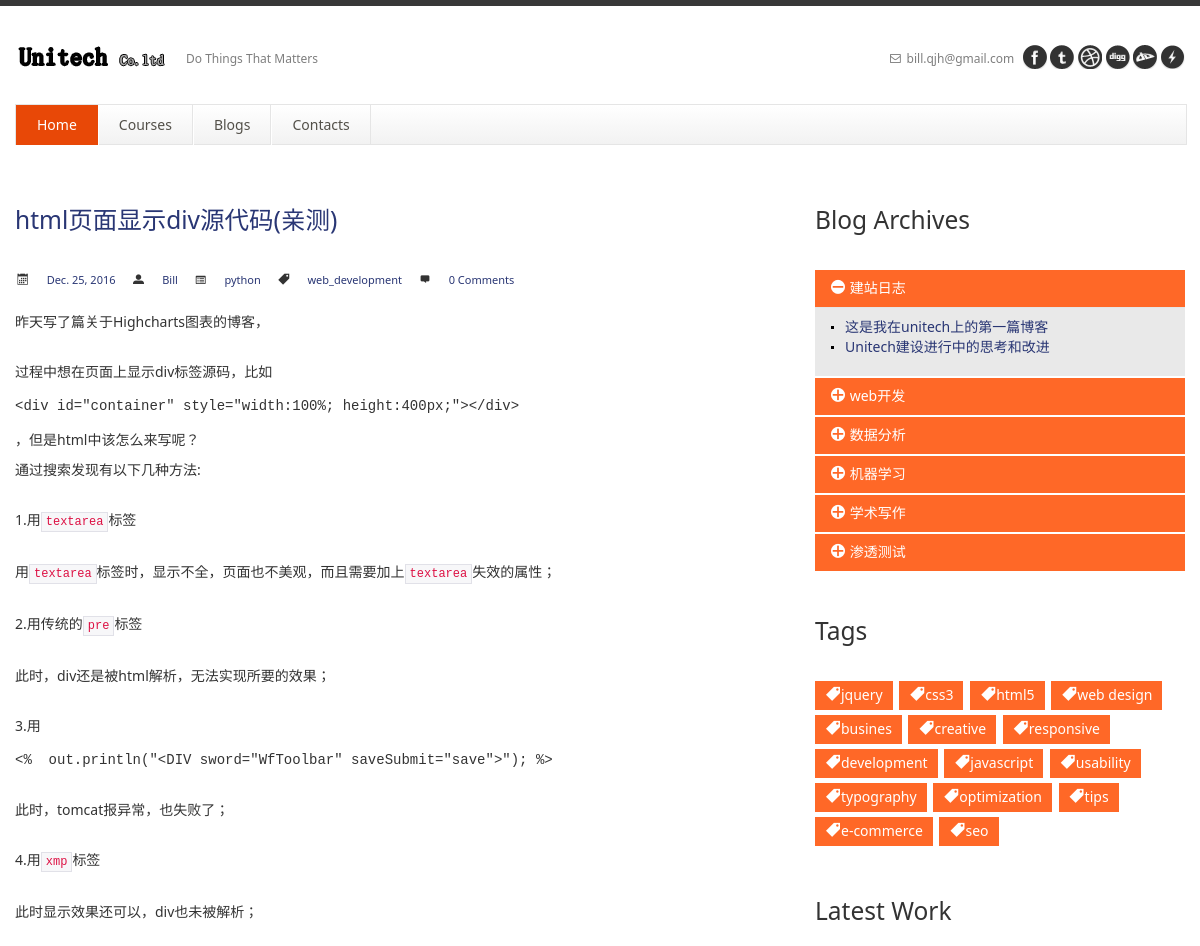
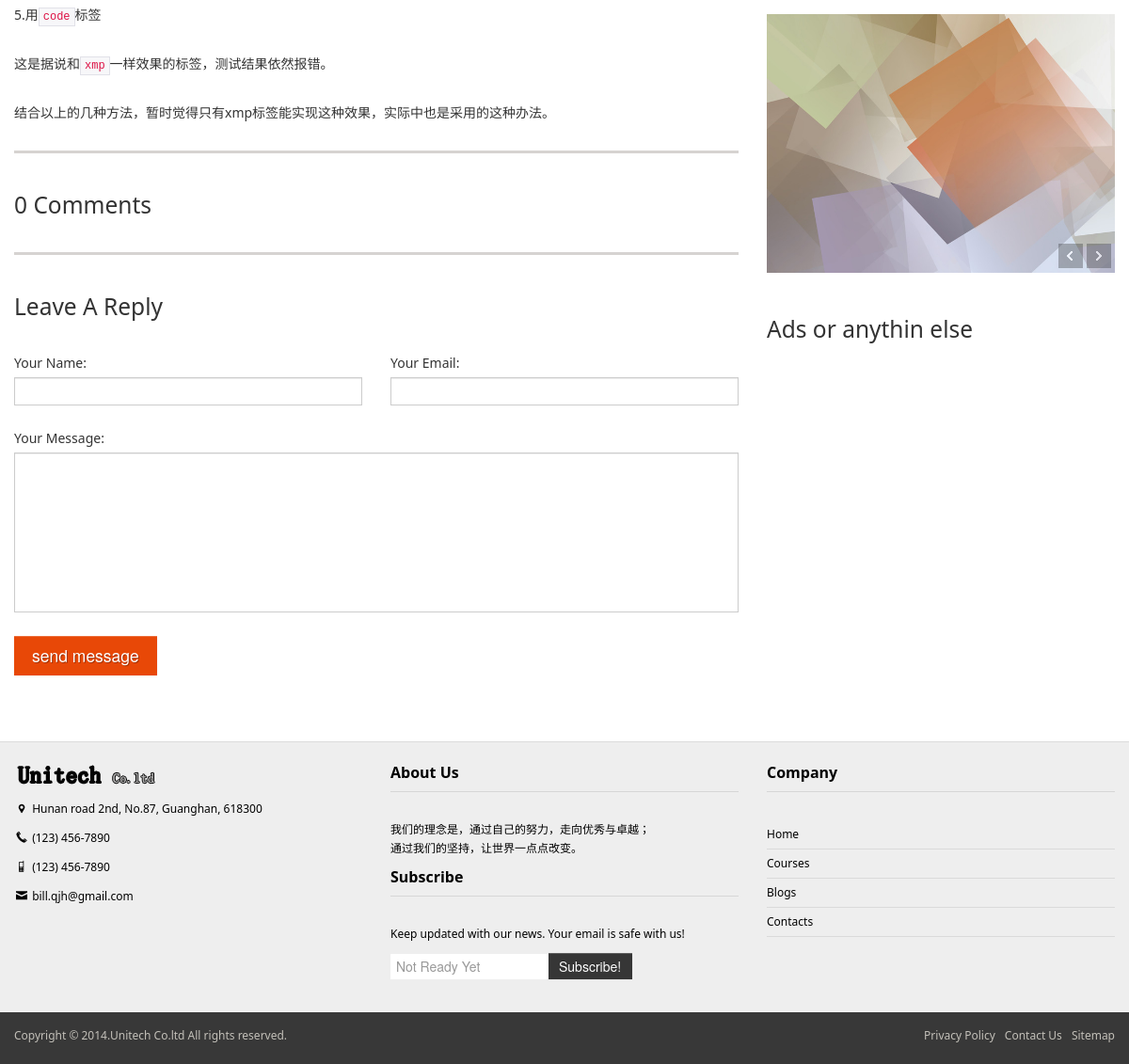
The page /blog/6/ on the database its author committed (2 pictures, top to bottom).
### blogs/models.py (models this page shows, shortened)
class Post(models.Model):
    title = models.CharField(max_length=120)
    content = models.TextField()
    image = models.ImageField(null=True, blank=True, upload_to='post_pics')
    image_1170 = models.ImageField(null=True, blank=True, upload_to='post_pics')
    tags = models.ForeignKey(Category, on_delete=models.CASCADE, null=True, blank=True)
    publish_time = models.DateTimeField(auto_now=False, auto_now_add=False, null=True, blank=True)
    comment_num = models.CharField(max_length=5, null=True, blank=True)
    class Meta:
        ordering = ['-publish_time']

class Category(models.Model):
    name = models.CharField(max_length=100)

### blogs/views.py (the view, shortened to what this page needs)
# urls.py: url(r'^blog/(?P<id>\d+)/$', blog_views.my_blog_post),
@csrf_protect
def my_blog_post(request, id):
    post = get_object_or_404(Post, id=id)
    posts = Post.objects.all()
    comments = Comment.objects.all()
    tags = Tag.objects.all()
    comment_num = Comment.objects.filter(post=post).count()
    post.comment_num = comment_num
    post.save()
    comment_form =  CommentForm()
    c = {
        'post': post,
        'posts': posts,
        'comments': comments,
        'comment_form': comment_form,
        'comment_num': comment_num,
        'tags': tags,
      }
    return render(request, './blogs/my_blog_post.html', c)

### blogs/forms.py
class CommentForm(forms.ModelForm):
    class Meta:
        model = Comment
        fields = [
            "name",
            "email",
            "content",
        ]
    def __init__(self, *args, **kwargs):
        super(CommentForm, self).__init__(*args, **kwargs)
        self.fields['name'].widget.attrs.update({'class' : 'text-input span4'})
        self.fields['email'].widget.attrs.update({'class' : 'text-input span4'})
        self.fields['content'].widget.attrs.update({'class' : 'text-input span8'})

### templates/blogs/my_blog_post.html (shortened to what this page needs)
{% extends "./my_blog_base.html" %}
{% load static %}
{% block post_title %}
<a href="/blog/{{ post.id }}/">{{ post.title }}</a>
{% endblock %}
{% block posts %}
    <ul class="post-meta">
        <li><i class="icon-calendar"></i> <a href="#">
        {{ post.publish_time.date }}</a></li>
        <li><i class="icon-user"></i> <a href="#">Bill</a></li>
                        <li><i class="icon-list-alt"></i>
                            <a href="#">python</a>
                        </li>
        <li><i class="icon-tag"></i> <a href="#">{{ post.tags.name }}</a></li>
        <li><i class="icon-comment"></i> <a href="#">{{ comment_num }} Comments</a></li>
    </ul>
    {{ post.content|safe }}
    	<hr />
        <h3>{{ comment_num }} Comments</h3>
        <hr />
        <h3>Leave A Reply</h3>
        <form name="contact" method="post" action="/blog/{{post.id}}/" class="af-form" id="af-form" />
                    <div class="af-outer af-required pull-left">
                        <div class="af-inner">
                            <label for="name" id="name_label">Your Name:</label>
                            {{ comment_form.name }}
                        </div>
                    </div>
                    <div class="af-outer af-required pull-right">
                        <div class="af-inner">
                            <label for="email" id="email_label">Your Email:</label>
                            {{ comment_form.email }}
                        </div>
                    </div>
                    <div class="af-outer af-required">
                        <div class="af-inner">
                            <label for="input-message" id="message_label">Your Message:</label>
                            {{ comment_form.content }}
                        </div>
                    </div>
                    <input type="submit" name="send" value="send message" class="form-button btn btn-welcome btn-large">
{% endblock %}
{% block blog_category_log %}
    {% for post in posts %}
        {% if post.tags.name == 'website_log' %}
            <li><a href="/blog/{{ post.id }}/">{{ post.title }}</a></li>
        {% endif %}
    {% endfor %}
{% endblock %}

### rows shown on the page
Post: title "html页面显示div源代码(亲测)", publish_time "Dec. 25, 2016", tags.name "web_development", content "昨天写了篇关于Highcharts图表的博客， 过程中想在页面上显示div标签源码，比如 ，但是html中该怎么来写呢？ 通过搜索发现有以下几种方法: 1.用 textarea 标签 用 textarea 标签时，显示不全，页面也不美观，而且需要加上 textarea 失效的属性； 2.用传统的 pre 标签 此时，div还是被html解析，无法实现所要的效果； 3.用 此时，tomcat报异常，也失败了； 4.用 xmp 标签 此时显示效果还可以，div也未被解析； 5.用 code 标签 这是据说和 xmp 一样效果的标签，测试结果依然报错。 结合以上的几种方法，暂时觉得只有xmp标签能实现这种效果，实际中也是采用的这种办法。"
Post: title "这是我在unitech上的第一篇博客"
Post: title "Unitech建设进行中的思考和改进"

### other values the page prints
{{ comment_num }} "0"
